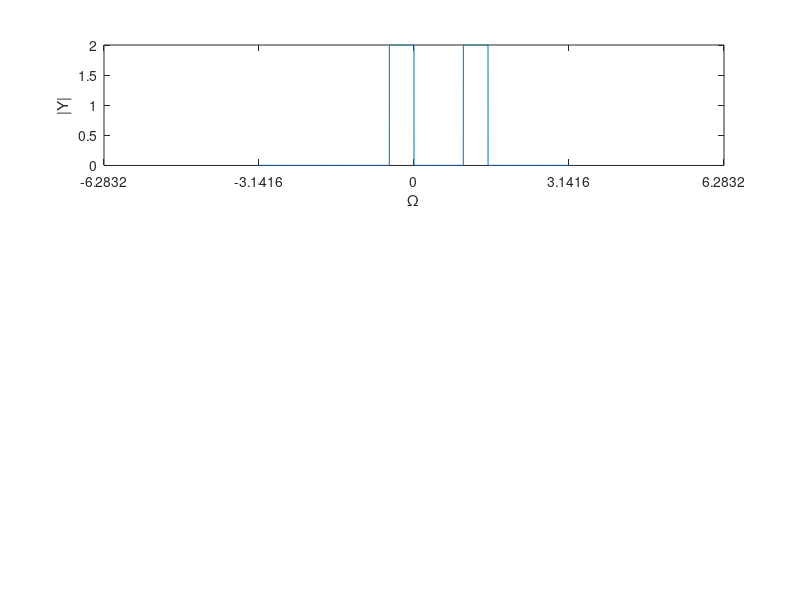

Reproduce this figure in MATLAB. (Note: this script raises an error after producing the figure.)
close all
clear all
clc

G=@(w) 2*(5<=abs(w) & abs(w)<=10);
Y=@(w) G(w-5);

w=-31.4:0.01:31.4-0.01;

dw=w(2)-w(1);

dT=0.1;
t=-100:dT:100;



%% time domain signal y(t) reconstruction using IFT defination 

y=zeros(1,length(t));

dw=w(2)-w(1);

for ii=1:length(w)
    y=y+Y(w(ii))*exp(j*w(ii)*t)*dw/2/pi;
end

figure
subplot(311)
plot(w*dT,Y(w));
xlabel('\Omega')
ylabel('|Y|')
xlim([-2*pi 2*pi]);
set(gca,'xtick',[-2*pi -pi 0 pi 2*pi],'xticklabels',...
    {'-2\pi','-\pi','0','\pi','2\pi'});
title('solving y(t) using definition of IFT')

subplot(312)
plot(t,real(y));
xlabel('t')
ylabel('Re(y)')
title('time domain signal range defined by arbitrary choice of time vector')

subplot(313)
plot(t,imag(y));
xlabel('t')
ylabel('Im(y)')


%% using ifft() to solve the second problem: y(t)
% if you want an anti-causal response we need to 
% use ifftshift() one additional time
% Y=fft(y)
% then the causal reconstruction: y_cr(t)=(ifft(ifftshift(Y)))
% and 

y_cr=(ifft(ifftshift(Y(w))))/dT;

y_acr=ifftshift(ifft(ifftshift(Y(w))))/dT;

% you would need to re-define the time vector because 
% ifft() returns a vector with a length equal to 'Y'
% but the the time step is 'dT'
t_anti_causal= -dT*length(y_cr)/2:dT:dT*length(y_cr)/2-dT;
t_causal= 0:dT:dT*length(y_acr)-dT;

figure
subplot(311)
plot(w*dT,Y(w));
xlabel('\Omega')
ylabel('|Y|')
xlim([-2*pi 2*pi]);
set(gca,'xtick',[-2*pi -pi 0 pi 2*pi],'xticklabels',...
    {'-2\pi','-\pi','0','\pi','2\pi'});
title('solving y(t) using ifft()')


subplot(312)
plot(t_causal,real(y_cr))
xlabel('t')
ylabel('Re(y)')
xlim([-100 700])
title('Causal signal')

subplot(313)
plot(t_anti_causal,real(y_acr))
xlabel('t')
ylabel('Re(y)')
title('Anti-causal signal')
